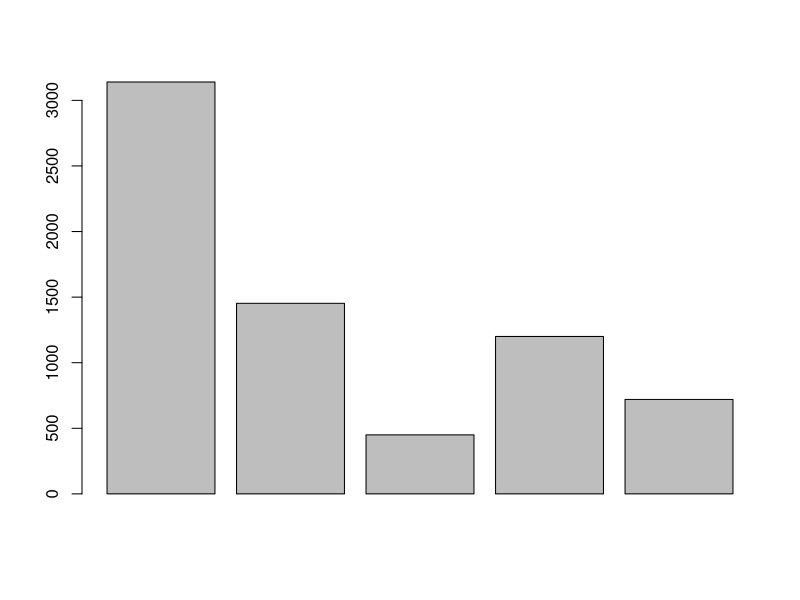
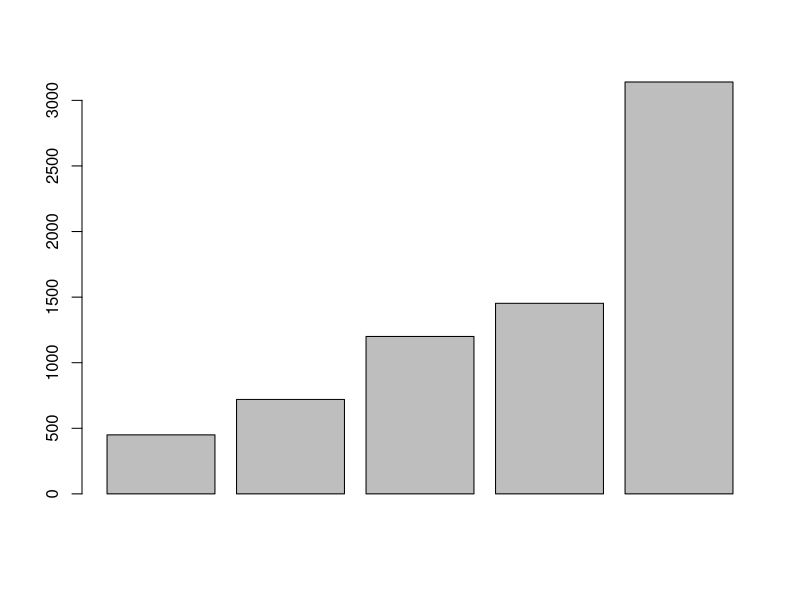
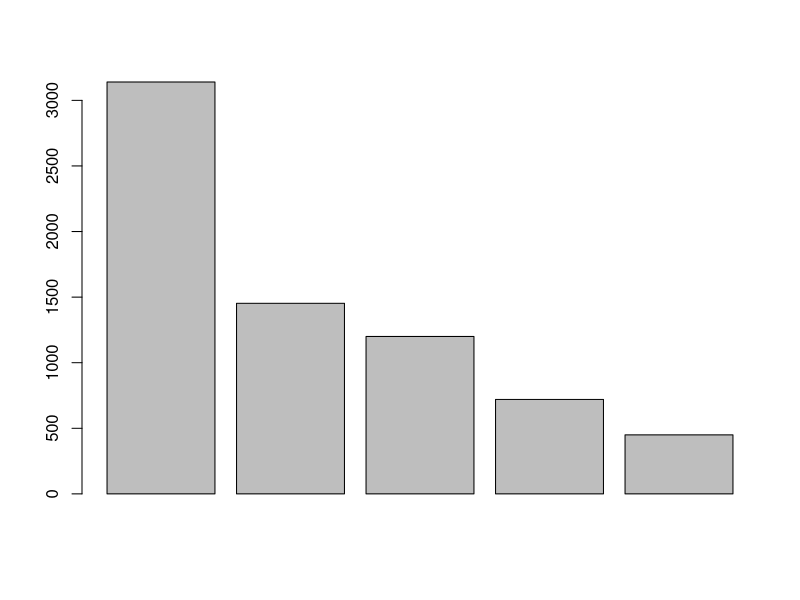

Generate these figures, in order, with R:
# Itzel Guadalupe Reta Heredia
# 11 de agosto del 2021
# 2124992
###################


# Problema 1 -------------------------------------------------------------

Pinnus <- 3140
Mezquite <- 1453
Encinos <- 450
Teka <- 1200
Juniperos <- 720

superficie <-c(Pinnus, Mezquite, Encinos, Teka, Juniperos)

barplot(superficie)
sort(superficie)
Superficie <- sort(superficie)
barplot(Superficie)

sort(Superficie, decreasing = TRUE)
Superficiee <- sort(Superficie, decreasing = TRUE)
barplot(Superficiee)
mean(Superficiee)

# La media de la variable sueprficie es: 1392.6


# Problema 2 --------------------------------------------------------------

caj1 <- 4
caj2 <- 1 
caj3 <- 6
caj4 <- 2 
caj5 <- 4
caj6 <- 2 
caj7 <- 4
caj8 <- 2
caj9 <- 4 
caj10 <- 6
caj11 <- 3
caj12 <- 5
Caj13 <- 3
caj14 <- 2
caj15 <- 5
caj16 <- 4
caj17 <- 0
caj18 <- 5
caj19 <- 4
caj20 <- 2 
caj21 <- 4
caj22 <- 5
caj23 <- 3
caj24 <- 5
caj25 <- 3
caj26 <- 5
caj27 <- 4
caj28 <- 3
caj29 <- 6
caj30 <- 2

germinacion <- c(caj1, caj2, caj3, caj4, caj5, caj6, caj7, caj8, caj9, caj10, caj11, caj12, Caj13, caj14, caj15, caj16, caj17, caj18, caj19, caj20, caj21, caj22, caj23, caj24, caj25, caj26, caj27, caj28, caj29, caj30)

#Media
mean(germinacion)
#Desviacion standar
sd(germinacion)


# Problema 3 --------------------------------------------------------------

pros1 <- 38
pros2 <- 14
pros3 <- 44
pros4 <- 11
pros5 <- 9
pros6 <- 21
pros7 <- 39
pros8 <- 28
pros9 <- 41
pros10 <- 4
pros11 <- 35
pros12 <- 24
pros13 <- 36
pros14 <- 12
pros15 <- 20
pros16 <- 31
pros17 <- 24
pros18 <- 25
pros19 <- 10
pros20 <- 21
pros21 <- 11
pros22 <- 36
pros23 <- 37
pros24 <- 20
pros25  <- 26

altura <- c(pros1, pros2, pros3, pros4, pros5, pros6, pros7, pros8, pros9, pros10, pros11, pros12, pros13, pros14, pros15, pros16, pros17, pros18, pros19, pros20, pros21, pros22, pros23, pros24, pros25)
#Media
mean(altura)
#Desviacion standar
sd(altura)
